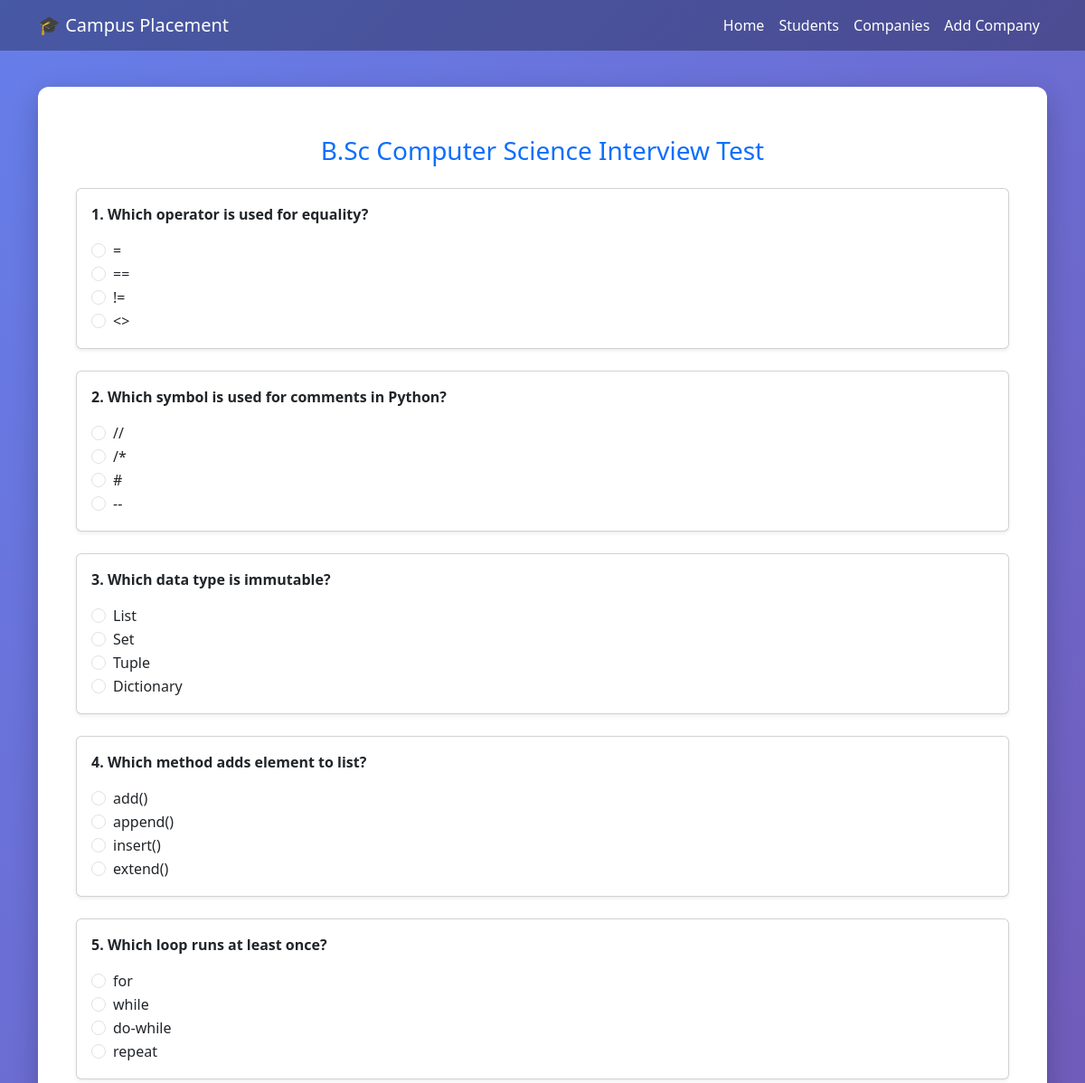
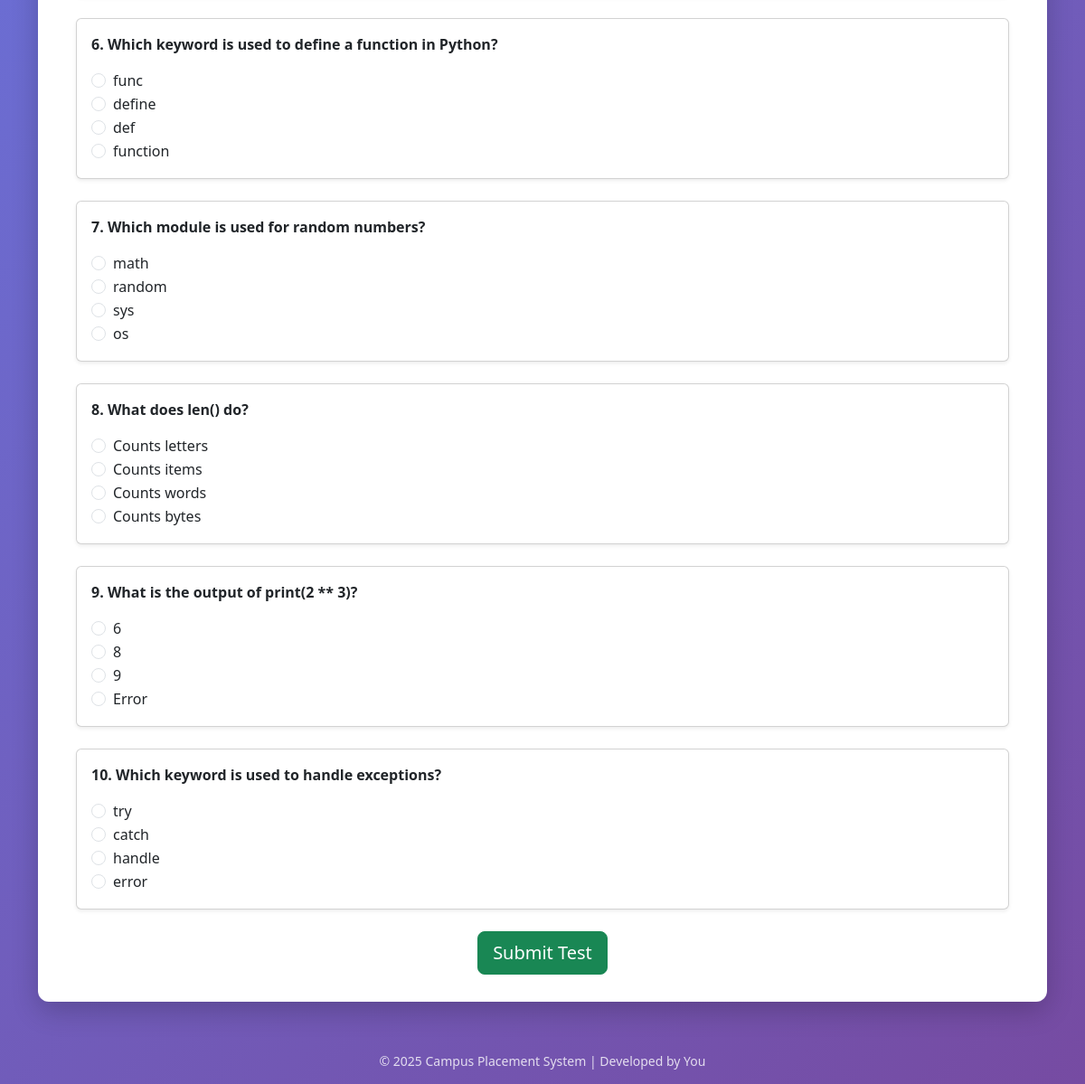
Page /interview/start/16/ on the committed database (2 pictures, top to bottom).
### placement/models.py (models this page shows, shortened)
class InterviewQuestion(models.Model):
    department = models.CharField(
        max_length=10,
        choices=DEPARTMENT_CHOICES
    )
    question = models.TextField()
    option1 = models.CharField(max_length=200)
    option2 = models.CharField(max_length=200)
    option3 = models.CharField(max_length=200)
    option4 = models.CharField(max_length=200)
    correct_option = models.IntegerField(
        choices=[
            (1, 'Option 1'),
            (2, 'Option 2'),
            (3, 'Option 3'),
            (4, 'Option 4'),
        ]
    )

### placement/views.py (the view, shortened to what this page needs)
def start_interview(request, student_id):
    student = get_object_or_404(Student, id=student_id)
    if InterviewResult.objects.filter(student=student).exists():
        return HttpResponse("Interview already completed")
    dept = student.department
    valid_departments = dict(Student._meta.get_field("department").choices)
    if dept not in valid_departments:
        return HttpResponse("Invalid department")
    if request.method == "GET":
        questions = list(
            InterviewQuestion.objects.filter(department=dept)
        )
        if not questions:
            return HttpResponse("No questions available")
        random.shuffle(questions)
        questions = questions[:10]
        request.session["interview_qids"] = [q.id for q in questions]
        return render(request, "placement/interview_questions.html", {
            "questions": questions,
            "student": student,
            "department": valid_departments[dept],
        })

### placement/templates/placement/interview_questions.html (shortened to what this page needs)
{% extends "placement/base.html" %}
{% block content %}
<div class="container mt-4">
    <h3 class="text-center text-primary mb-4">
        {{ department }} Interview Test
    </h3>
    <form method="post">
        {% for q in questions %}
            <div class="card mb-4 shadow-sm">
                <div class="card-body">
                    <p class="fw-bold">
                        {{ forloop.counter }}. {{ q.question }}
                    </p>
                    <div class="form-check">
                        <input class="form-check-input" type="radio"
                               name="{{ q.id }}" value="1" required>
                        <label class="form-check-label">
                            {{ q.option1 }}
                        </label>
                    </div>
                    <div class="form-check">
                        <input class="form-check-input" type="radio"
                               name="{{ q.id }}" value="2">
                        <label class="form-check-label">
                            {{ q.option2 }}
                        </label>
                    </div>
                    <div class="form-check">
                        <input class="form-check-input" type="radio"
                               name="{{ q.id }}" value="3">
                        <label class="form-check-label">
                            {{ q.option3 }}
                        </label>
                    </div>
                    <div class="form-check">
                        <input class="form-check-input" type="radio"
                               name="{{ q.id }}" value="4">
                        <label class="form-check-label">
                            {{ q.option4 }}
                        </label>
                    </div>
                </div>
            </div>
        {% endfor %}
        <div class="text-center">
            <button type="submit" class="btn btn-success btn-lg">
                Submit Test
            </button>
        </div>
    </form>
</div>
{% endblock %}

### placement/templates/placement/base.html (style rules this page uses)
body { min-height: 100vh; background: linear-gradient(135deg, #667eea, #764ba2); font-family: 'Segoe UI', Tahoma, Geneva, Verdana, sans-serif; }

### rows in the picture
InterviewQuestion: question "Which operator is used for equality?", option1 "=", option2 "==", option3 "!=", option4 "<>"
InterviewQuestion: question "Which symbol is used for comments in Python?", option1 "//", option2 "/*", option3 "#", option4 "--"
InterviewQuestion: question "Which data type is immutable?", option1 "List", option2 "Set", option3 "Tuple", option4 "Dictionary"
InterviewQuestion: question "Which method adds element to list?", option1 "add()", option2 "append()", option3 "insert()", option4 "extend()"
InterviewQuestion: question "Which loop runs at least once?", option1 "for", option2 "while", option3 "do-while", option4 "repeat"
InterviewQuestion: question "Which keyword is used to define a function in Python?", option1 "func", option2 "define", option3 "def", option4 "function"
InterviewQuestion: question "Which module is used for random numbers?", option1 "math", option2 "random", option3 "sys", option4 "os"
InterviewQuestion: question "What does len() do?", option1 "Counts letters", option2 "Counts items", option3 "Counts words", option4 "Counts bytes"
InterviewQuestion: question "What is the output of print(2 ** 3)?", option1 "6", option2 "8", option3 "9", option4 "Error"
InterviewQuestion: question "Which keyword is used to handle exceptions?", option1 "try", option2 "catch", option3 "handle", option4 "error"

### other values in the picture
{{ department }} "B.Sc Computer Science"
